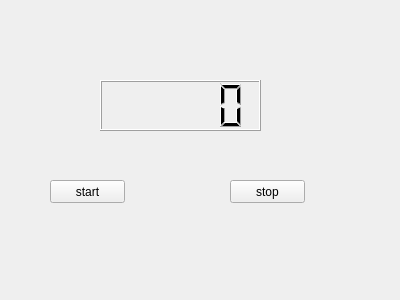
<?xml version="1.0" encoding="UTF-8"?>
<ui version="4.0">
 <class>MyWidget</class>
 <widget class="QWidget" name="MyWidget">
  <property name="geometry">
   <rect>
    <x>0</x>
    <y>0</y>
    <width>400</width>
    <height>300</height>
   </rect>
  </property>
  <property name="windowTitle">
   <string>MyWidget</string>
  </property>
  <widget class="QLCDNumber" name="lcdNumber">
   <property name="geometry">
    <rect>
     <x>100</x>
     <y>80</y>
     <width>161</width>
     <height>51</height>
    </rect>
   </property>
  </widget>
  <widget class="QPushButton" name="buttonStart">
   <property name="geometry">
    <rect>
     <x>50</x>
     <y>180</y>
     <width>75</width>
     <height>23</height>
    </rect>
   </property>
   <property name="text">
    <string>start</string>
   </property>
  </widget>
  <widget class="QPushButton" name="buttonStop">
   <property name="geometry">
    <rect>
     <x>230</x>
     <y>180</y>
     <width>75</width>
     <height>23</height>
    </rect>
   </property>
   <property name="text">
    <string>stop</string>
   </property>
  </widget>
 </widget>
 <layoutdefault spacing="6" margin="11"/>
 <resources/>
 <connections/>
</ui>
